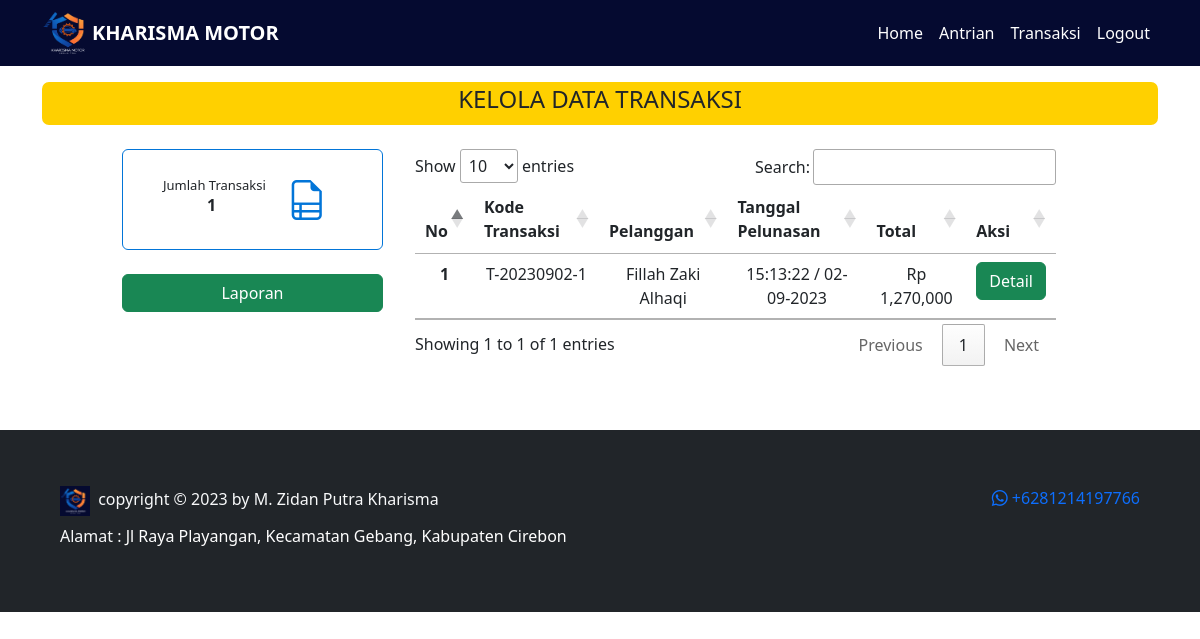
The page /kelola/transaksi.php (signed in) on the database its author committed.
### tables this page shows
CREATE TABLE `antrian` (
  `id_antrian` int(11) NOT NULL,
  `id_kendaraan` int(11) NOT NULL,
  `no_antrian` varchar(20) NOT NULL,
  `nama_pelanggan` varchar(100) NOT NULL,
  `no_hp` varchar(20) NOT NULL,
  `tanggal` timestamp NOT NULL DEFAULT current_timestamp(),
  `nopol` varchar(50) NOT NULL,
  `alamat` text NOT NULL,
  `status` varchar(50) NOT NULL
);

CREATE TABLE `transaksi` (
  `idtransaksi` int(11) NOT NULL,
  `idantrian` int(11) NOT NULL,
  `idservis` int(11) DEFAULT NULL,
  `idsparepart` int(11) DEFAULT NULL,
  `kode_transaksi` varchar(50) NOT NULL,
  `tanggal_pelunasan` timestamp NOT NULL DEFAULT current_timestamp() ON UPDATE current_timestamp(),
  `status_transaksi` varchar(20) NOT NULL
);

### controller/function.php (called while the page is built, shortened)
<?php
$conn = mysqli_connect("localhost", "root", "", "kharisma_motor");
function query($query)
{
    global $conn;
    $result = mysqli_query($conn, $query);
    $rows = [];
    while ($row = mysqli_fetch_assoc($result)) {
        $rows[] = $row;
    }
    return $rows;
}
function jumlah_data($data)
{
    global $conn;
    $query = mysqli_query($conn, $data);
    $jumlah_data = mysqli_num_rows($query);
    return $jumlah_data;
}
function dekripsi($teks)
{
    $text = $teks;
    $kunci = 'kharisma_motor';
    $key = hash('sha256', $kunci);
    $pkey = "123";
    $method = "aes-192-cfb1";
    $iv = substr(hash('sha256', $pkey), 0, 16);
    $dekripsi = base64_decode($text);
    $dekripsi = openssl_decrypt($dekripsi, $method, $key, 0, $iv);
    return $dekripsi;
}
function enkripsi($teks)
{
    $text = $teks;
    $kunci = 'kharisma_motor';
    $key = hash('sha256', $kunci);
    $pkey = "123";
    $method = "aes-192-cfb1";
    $iv = substr(hash('sha256', $pkey), 0, 16);
    $enkripsi = openssl_encrypt($text, $method, $key, 0, $iv);
    $enkripsi = base64_encode($enkripsi);
    return $enkripsi;
}
?>

### controller/controller_transaksi.php (called while the page is built, shortened)
<?php
    require_once('function.php');
    function jumlah_transaksi() {
        $antrian = query("SELECT * FROM antrian");
        $jumlah_lunas = 0;
        foreach($antrian as $an) {
            $idantrian = $an['id_antrian'];
            $jumlah = jumlah_data("SELECT * FROM transaksi WHERE idantrian = $idantrian");
            if($jumlah > 0 ) {
                $transaksi = query("SELECT * FROM transaksi WHERE idantrian = $idantrian");
                if($transaksi[0]['status_transaksi'] == "Lunas") {
                    $jumlah_lunas += 1;
                }
            }
        }
        return $jumlah_lunas;
    }
    function total($id, $data) {
        $total = 0;
        foreach($data as $da) {
            if($da['idservis'] != NULL) {
                $idservis = $da['idservis'];
                $datser = query("SELECT * FROM servis WHERE idservis = $idservis")[0];
                $total += $datser['harga_jasa'];
            } elseif($da['idsparepart'] != NULL) {
                $idsparepart = $da['idsparepart'];
                $dahar = query("SELECT * FROM harga_sparepart WHERE idkendaraan = $id AND idsparepart = $idsparepart")[0];
                $total += $dahar['harga'];
            }
        }
        return $total;
    }
?>

### kelola/transaksi.php (the view, shortened to what this page needs)
<?php
require_once "../controller/controller_transaksi.php";
$id = dekripsi($_COOKIE['KMmz19']);
$user = query("SELECT * FROM pengguna WHERE idpengguna = $id")[0];
$antrian = query("SELECT * FROM antrian");
$jumlah_transaksi = jumlah_transaksi();
?>
<!DOCTYPE html>
<html lang="en">
<head>
    <link href="https://cdn.jsdelivr.net/npm/bootstrap@5.3.0/dist/css/bootstrap.min.css" rel="stylesheet"
>
    <link rel="stylesheet" href="https://cdn.jsdelivr.net/npm/bootstrap-icons@1.10.5/font/bootstrap-icons.css">
    <link rel="stylesheet" href="../style.css">
    <link rel="stylesheet" href="https://cdn.datatables.net/1.13.4/css/jquery.dataTables.min.css">
</head>
<body>
    <?php
    if ($user['level'] === "Admin") {
        require_once('../navbar/navbar_admin.php');
    } elseif ($user['level'] === "Kasir") {
        require_once('../navbar/navbar_kasir.php');
    } else {
        echo "Error: Peran pengguna tidak valid.";
    }
    ?>
    <div class="container">
        <div class="content py-3">
            <div class="title text-center text-uppercase">
                <h4>KELOLA DATA TRANSAKSI</h4>
            </div>
            <div class="row">
                <div class="col-3 me-2" style="margin-left: 80px;">
                    <div class="card my-4">
                        <div class="card-body mt-3">
                            <h6 class="card-subtitle ms-4">Jumlah Transaksi</h6>
                            <p class="card-text fw-bold">
                                <?= $jumlah_transaksi; ?>
                            </p>
                            <i class="icon bi bi-file-earmark-ruled"></i>
                        </div>
                    </div>
                    <a class="text-decoration-none text-white" href="laporan.php">
                        <button class="btn btn-success w-100">
                            Laporan
                        </button>
                    </a>
                </div>
                <div class="col-7 mt-4">
                    <table class="table table-hover mt-3" id="example">
                        <thead class="text-center">
                            <tr>
                                <th scope="col">No</th>
                                <th scope="col">Kode Transaksi</th>
                                <th scope="col">Pelanggan</th>
                                <th scope="col">Tanggal Pelunasan</th>
                                <th scope="col">Total</th>
                                <th scope="col">Aksi</th>
                            </tr>
                        </thead>
                        <tbody class="text-center">
                            <?php
                            $i = 1;
                            foreach ($antrian as $ant):
                                $idantrian = $ant['id_antrian'];
                                $jumlah = jumlah_data("SELECT * FROM transaksi WHERE idantrian = $idantrian");
                                if ($jumlah > 0):
                                    $transaksi = query("SELECT * FROM transaksi WHERE idantrian = $idantrian");
                                    $idkendaraan = $ant['id_kendaraan'];
                                    if ($transaksi[0]['status_transaksi'] == "Lunas"):
                                        $total = total($idkendaraan, $transaksi);
                                        $tanggal = date("H:i:s / d-m-Y", strtotime($transaksi[0]['tanggal_pelunasan']));
                                        $idenkripsi = enkripsi($idantrian);
                                        ?>
                                        <tr>
                                            <th scope="row">
                                                <?= $i; ?>
                                            </th>
                                            <td>
                                                <?= $transaksi[0]['kode_transaksi']; ?>
                                            </td>
                                            <td>
                                                <?= $ant['nama_pelanggan']; ?>
                                            </td>
                                            <td>
                                                <?= $tanggal; ?>
                                            </td>
                                            <td>Rp
                                                <?= number_format($total); ?>
                                            </td>
                                            <td>
                                                <a class="text-decoration-none btn btn-success"
                                                    href="detail_transaksi.php?id=<?= $idenkripsi; ?>">
                                                    Detail
                                                </a>
                                            </td>
                                        </tr>
                                        <?php
                                        $i++;
                                    endif;
                                endif;
                            endforeach;
                            ?>
                        </tbody>
                    </table>
                </div>
            </div>
        </div>
    </div>
    <?php
    require_once('../footer.php');
    ?>
</body>
</html>

### style.css (style rules this page uses)
body { background: white; }
.container .title { border: solid rgb(255, 208, 0); border-radius: 7px; background: rgb(255, 208, 0); }
.container .card { border: 0.7px solid#0275d8; }
.container .card .card-subtitle { font-size: 13px; }
.container .card .card-text { margin-left: 30%; }
.container .card .icon { font-size: 40px; position: absolute; margin-top: -63px; margin-left: 57%; color: #0275d8; }

### rows shown on the page
antrian: transaksi.kode_transaksi "T-20230902-1", nama_pelanggan "Fillah Zaki Alhaqi", transaksi.tanggal_pelunasan "15:13:22 / 02-09-2023", total "1,270,000"

### other values the page prints
$jumlah_transaksi "1"
